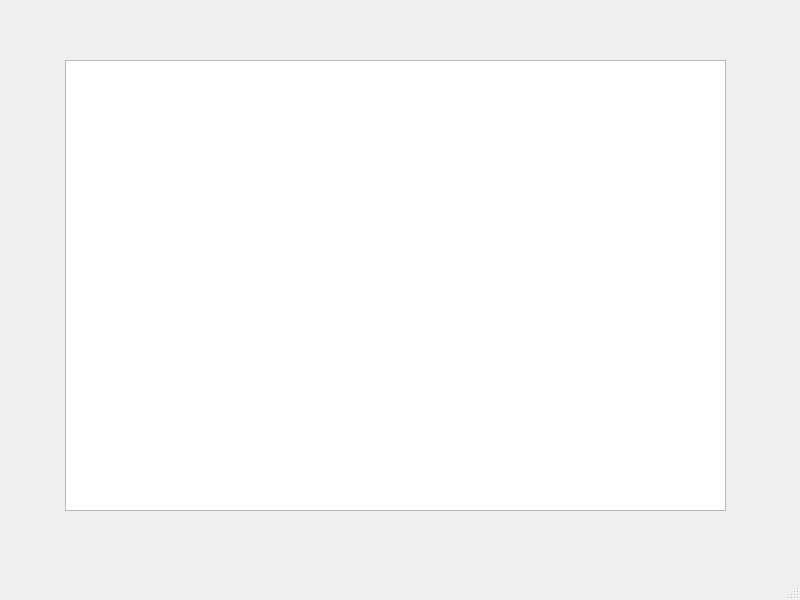
<?xml version="1.0" encoding="UTF-8"?>
<ui version="4.0">
 <class>MainWindow</class>
 <widget class="QMainWindow" name="MainWindow">
  <property name="geometry">
   <rect>
    <x>0</x>
    <y>0</y>
    <width>800</width>
    <height>600</height>
   </rect>
  </property>
  <property name="windowTitle">
   <string>MainWindow</string>
  </property>
  <widget class="QWidget" name="centralwidget">
   <widget class="QGraphicsView" name="graphicsView">
    <property name="geometry">
     <rect>
      <x>65</x>
      <y>60</y>
      <width>661</width>
      <height>451</height>
     </rect>
    </property>
   </widget>
  </widget>
  <widget class="QMenuBar" name="menubar">
   <property name="geometry">
    <rect>
     <x>0</x>
     <y>0</y>
     <width>800</width>
     <height>22</height>
    </rect>
   </property>
  </widget>
  <widget class="QStatusBar" name="statusbar"/>
 </widget>
 <resources/>
 <connections/>
</ui>
